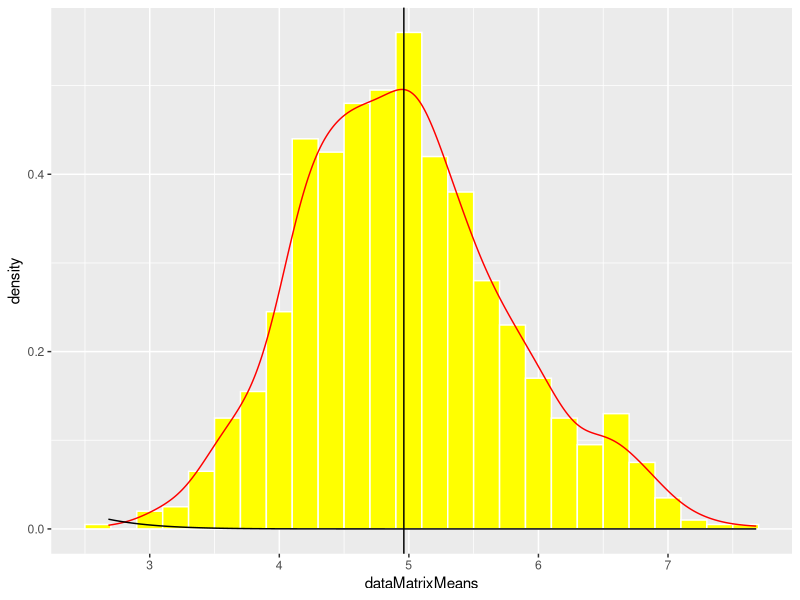

Generate this figure with R:
## ---- chunk 1
# Clean the environment
rm(list = ls())

# Set simulation parameters
#  n (number of exponentials generated per simulation run)
n <- 40
#  lambda (rate for exponential generation)
lambda <- 0.2
#  nosim (number of simulations)
nosim <- 1000

# Produces a massive dataMatrix with 1000 simulations of 40 exponentials each
dataMatrix <- matrix(data = rexp(n * nosim, rate = lambda), 
                     nrow = nosim, ncol = n)
# Each simulation has now its own mean. 1000 * 1 means stored
dataMatrixMeans <- apply(dataMatrix, 1, mean)
# Mean for all means of the simulation
s_mean <- mean(dataMatrixMeans)
s_mean

# Standard Deviation for all 1000 simulations calculated
s_sd <- sqrt(sum((dataMatrixMeans - s_mean)^2)/length(dataMatrixMeans))
s_sd

# To be able to create ggplot graphs, I have created a data.frame df that 
#  will hold the data to be shown
df <- data.frame(dataMatrixMeans)
## ---- chunk 2
library(ggplot2)
#ggplot(data=df, aes(x=dataMatrixMeans)) + geom_histogram(col = "red", aes(fill=..count..), binwidth #= .2) + labs(title = "Histogram for Simulation", x = "Simulation Means", y = "Frequency") + #stat_density(kernel="biweight") + theme_bw()
ggplot(df, aes(x=dataMatrixMeans)) + 
    geom_histogram(aes(y=..density..), colour="white", fill="yellow", alpho=.2, binwidth = .2) +
    stat_density(color="red", geom="line", position="identity") + stat_function(geom="line", fun=dnorm, arg=list(mean=s_mean, sd=s_sd)) + geom_vline(aes(xintercept=s_mean))
